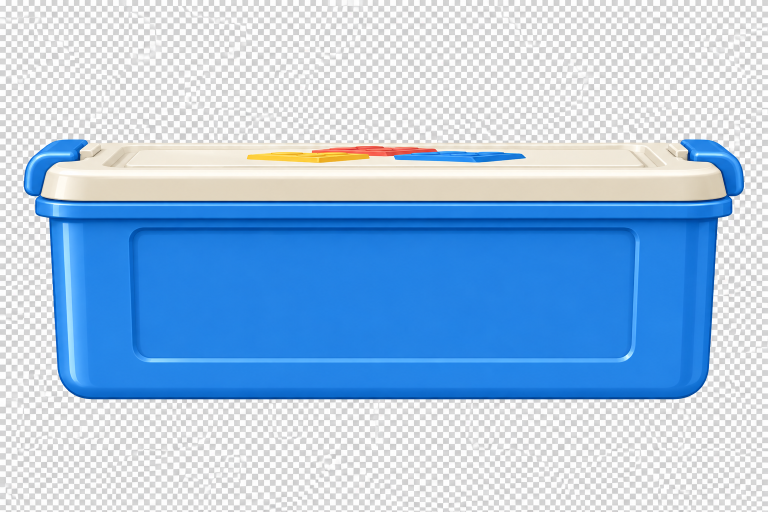
#> input picture artwork/revisions/block-box--low-front-v2.png, 1536 x 1024 px (shown at 1/2 size)
$ python finish-block-front.py
#> lines starting #> are read from the running program, lines starting #| are printed output that depends on the picture; after the words box and inside, x2 and y2 are one past the last pixel; in counts of white or black regions, pixels touching at a corner belong together
"""Reviewed v2 silhouette extraction; preserve original RGB and all revisions."""
from pathlib import Path
import json
import numpy as np
from PIL import Image,ImageDraw
root=Path(__file__).resolve().parent.parent
source=root/'artwork/revisions/block-box--low-front-v2.png'
im=Image.open(source).convert('RGB')
#> im is the input picture: PIL image 1536x1024 RGB; mean R, G, B 163.9, 194.6, 225.8
# Trace the actual outer rim, clips and rounded bottom, not the inner lid motif.
boundary=[(48,366),(51,343),(61,321),(81,302),(101,288),(127,279),(176,279),(183,286),(1346,286),(1352,279),(1403,279),(1429,288),(1451,304),(1471,327),(1484,351),(1488,375),(1485,388),(1461,396),(1465,418),(1461,432),(1437,438),(1427,723),(1423,748),(1411,771),(1392,787),(1367,797),(1342,800),(194,800),(165,796),(143,786),(127,772),(116,754),(111,734),(98,438),(74,430),(70,416),(73,395),(55,390),(48,381)]
mask=Image.new('L',(im.width*4,im.height*4))
#> mask: PIL image 6144x4096 L; every value is 0
ImageDraw.Draw(mask).polygon([(x*4,y*4) for x,y in boundary],fill=255)
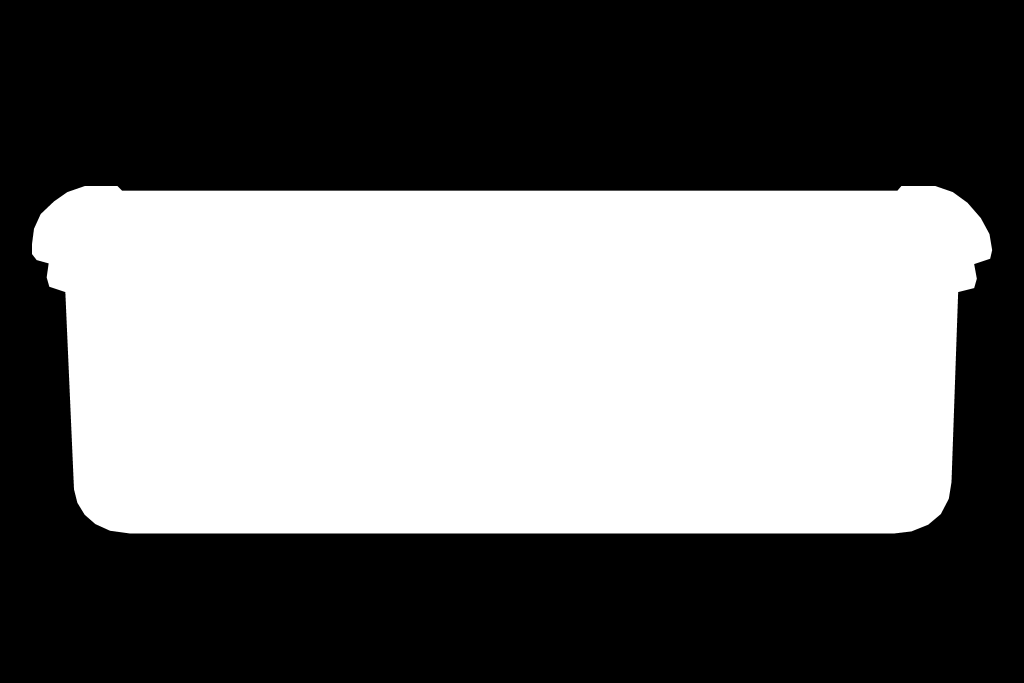
#> mask: PIL image 6144x4096 L (shown at 1/6 size); 44% white; 1 white region, box (x1, y1, x2, y2) and area: (192, 1116, 5953, 3201) 11065389
mask=mask.resize(im.size,Image.Resampling.LANCZOS)
#> mask: PIL image 1536x1024 L
out=im.convert('RGBA');out.putalpha(mask)
#> after `out.putalpha(mask)`:
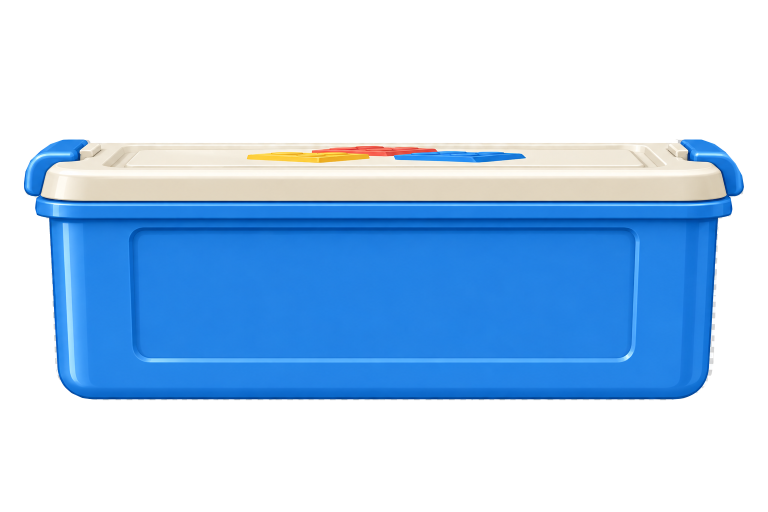
#> out: PIL image 1536x1024 RGBA (shown at 1/2 size); mean R, G, B, A 163.9, 194.6, 225.8, 112.1; transparent parts drawn white
out.save(root/'artwork/revisions/block-box--low-front-local.png')
out.save(root/'artwork/block-box--low-front.png')
assert np.array_equal(np.asarray(out)[:,:,:3],np.asarray(im))
(root/'output/qa/block-front-extraction.json').write_text(json.dumps({'source':str(source.relative_to(root)),'method':'reviewed 4x antialiased exterior trace','rgbUnchanged':True,'boundary':boundary},indent=2)+'\n',encoding='utf-8')

$ run again, with artwork/revisions/block-box--low-front-v1.png copied over artwork/revisions/block-box--low-front-v2.png
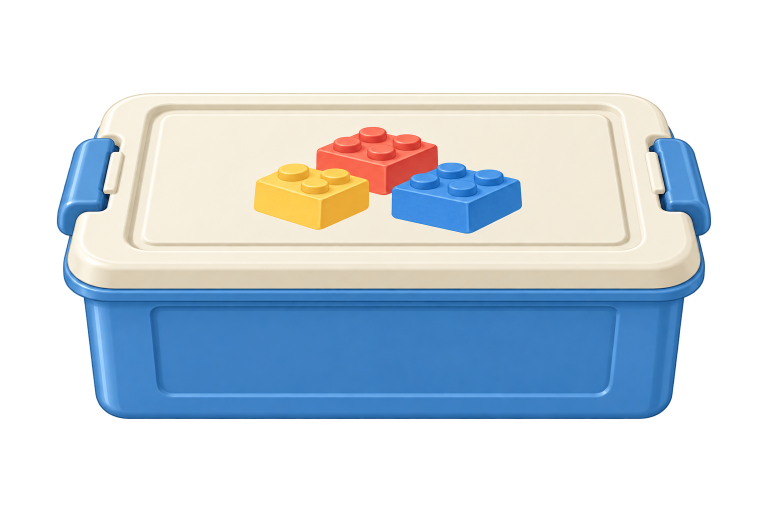
#> input picture artwork/revisions/block-box--low-front-v1.png, 1536 x 1024 px (shown at 1/2 size)
#> `im=Image.open(source).convert('RGB')`:
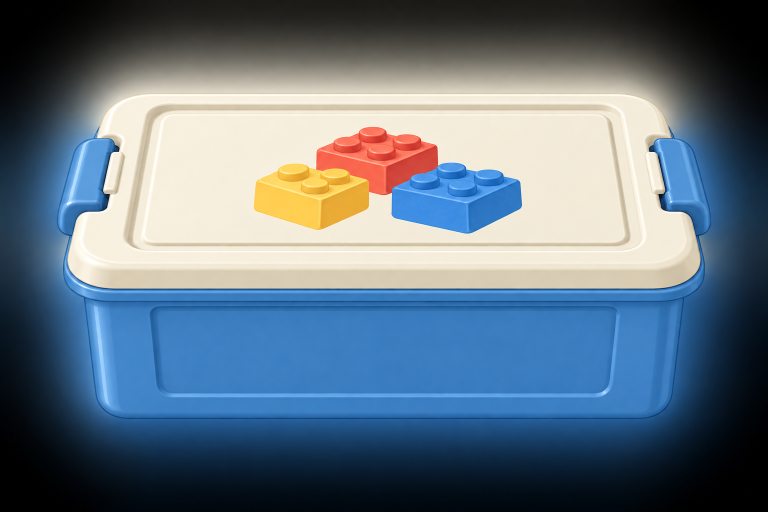
#> im: PIL image 1536x1024 RGB (shown at 1/2 size); mean R, G, B 98.5, 115.4, 129.9
#> `out.putalpha(mask)`:
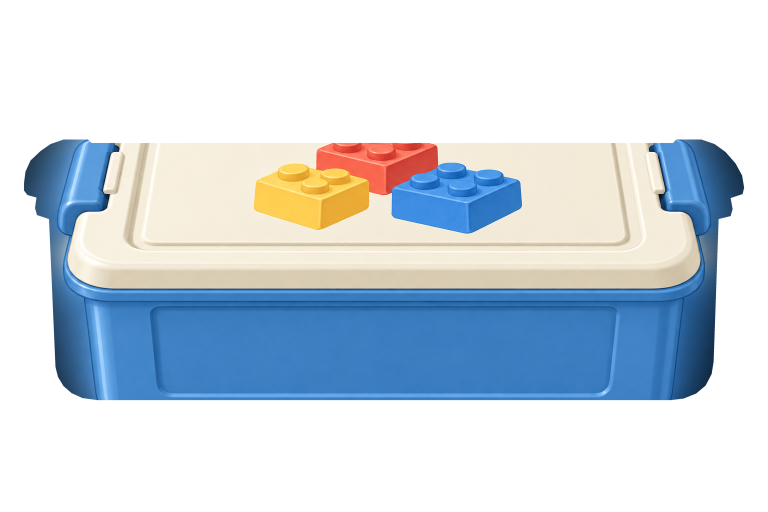
#> out: PIL image 1536x1024 RGBA (shown at 1/2 size); mean R, G, B, A 98.5, 115.4, 129.9, 112.1; transparent parts drawn white
